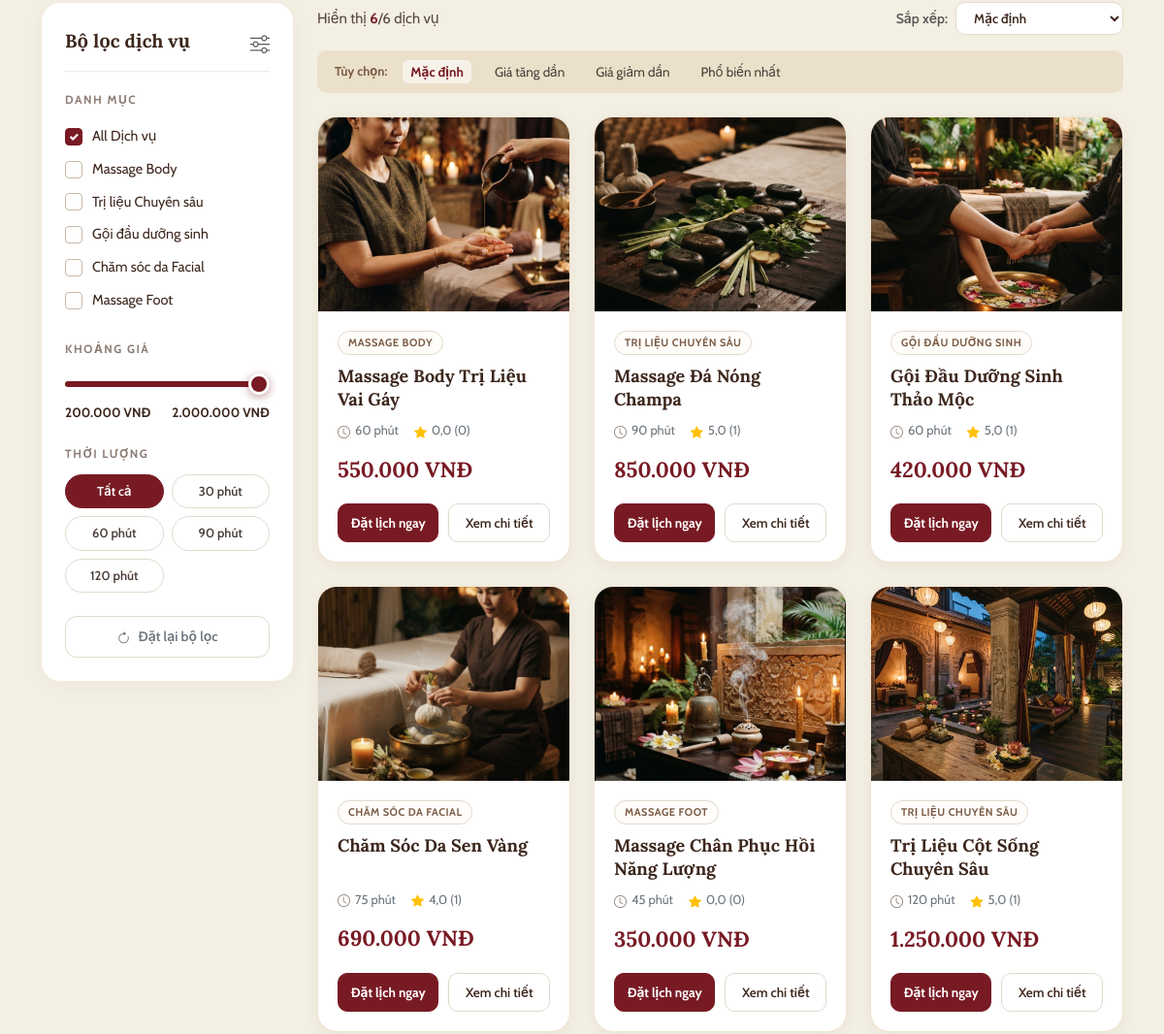
/services/ (middle part), run on an earlier commit of the app's database.
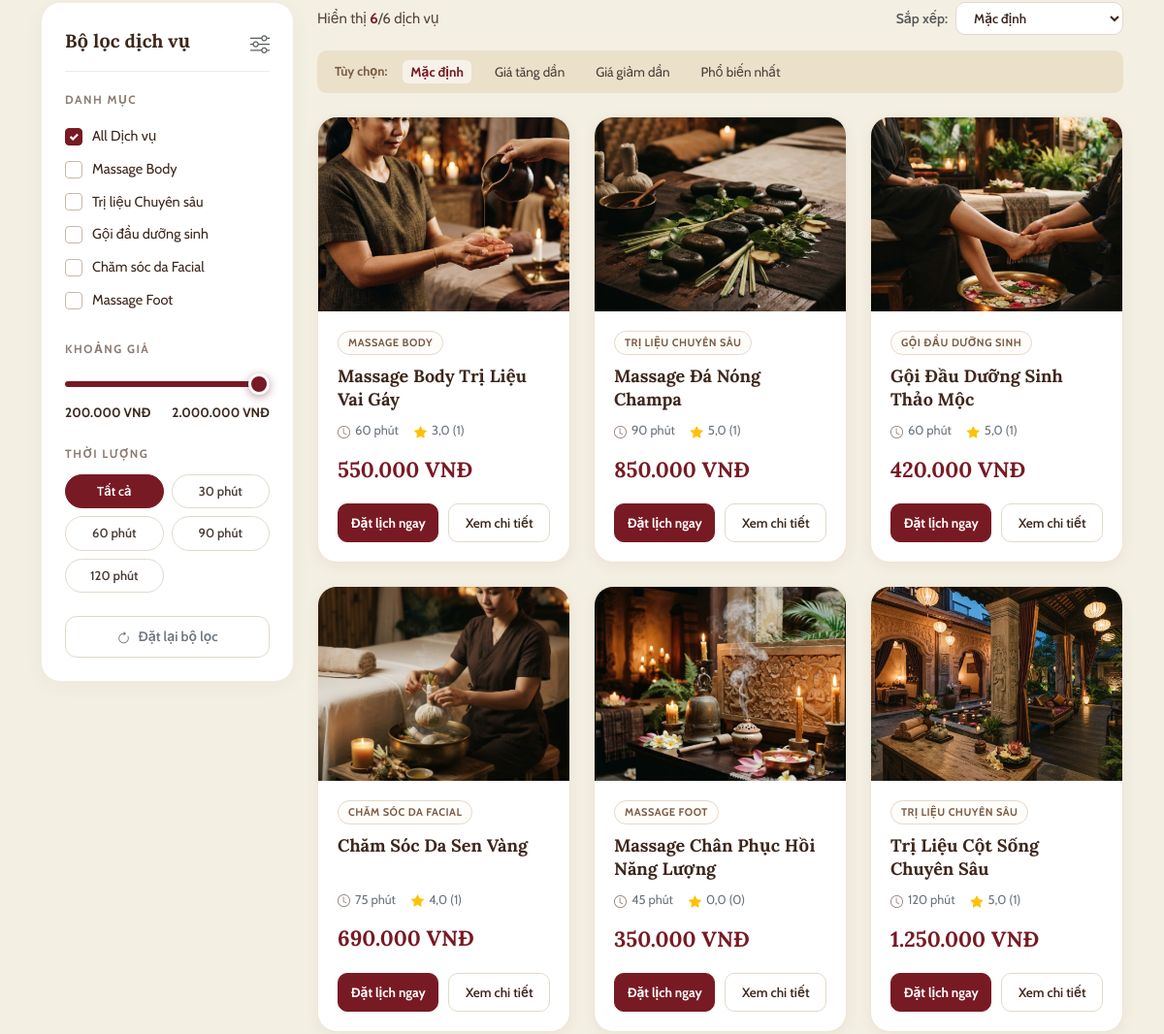
And on a later commit of the database.
### core/models.py (models this page shows, shortened)
class Service(models.Model):
    STATUS_CHOICES = [
        ('Hoạt động', 'Hoạt động'),
        ('Ngừng hoạt động', 'Ngừng hoạt động'),
    ]
    category = models.ForeignKey(Category, on_delete=models.CASCADE, related_name='services',
                                 verbose_name="Danh mục phân loại")
    name = models.CharField(max_length=255, verbose_name="Tên dịch vụ")
    slug = models.SlugField(max_length=255, unique=True, verbose_name="Đường dẫn thân thiện (Slug)")
    thumbnail_url = models.CharField(max_length=500, null=True, blank=True, verbose_name="Đường dẫn ảnh đại diện chính")
    description = models.TextField(null=True, blank=True, verbose_name="Mô tả chi tiết liệu trình & công dụng")
    price_vnd = models.DecimalField(max_digits=15, decimal_places=2, verbose_name="Giá niêm yết (VNĐ)")
    duration_minutes = models.IntegerField(verbose_name="Thời lượng thực hiện (phút)")
    status = models.CharField(max_length=50, choices=STATUS_CHOICES, default='Hoạt động',
                              verbose_name="Trạng thái hiển thị")
    rating_avg = models.DecimalField(max_digits=2, decimal_places=1, default=0.0,
                                     verbose_name="Điểm đánh giá sao TB (1.0 - 5.0)")
    review_count = models.IntegerField(default=0, verbose_name="Tổng số lượt đánh giá")
    created_at = models.DateTimeField(auto_now_add=True, verbose_name="Thời điểm tạo dịch vụ")
    updated_at = models.DateTimeField(auto_now=True, verbose_name="Thời điểm cập nhật gần nhất")
    class Meta:
        db_table = "chamspa_service"
        verbose_name = "Dịch vụ Spa"
        verbose_name_plural = "MOD-03: 5. Dịch vụ Spa (Services)"

class Category(models.Model):
    STATUS_CHOICES = [
        ('Active', 'Hoạt động'),
        ('Inactive', 'Ẩn'),
    ]
    name = models.CharField(max_length=255, verbose_name="Tên danh mục")
    slug = models.SlugField(max_length=255, unique=True, verbose_name="Đường dẫn thân thiện (Slug)")
    status = models.CharField(max_length=50, choices=STATUS_CHOICES, default='Active', verbose_name="Trạng thái")
    created_at = models.DateTimeField(auto_now_add=True, verbose_name="Thời điểm tạo danh mục")
    updated_at = models.DateTimeField(auto_now=True, verbose_name="Thời điểm cập nhật gần nhất")
    class Meta:
        db_table = "chamspa_category"
        verbose_name = "Danh mục dịch vụ"
        verbose_name_plural = "MOD-03: 4. Danh mục dịch vụ (Categories)"

### services/views.py (the view)
# urls.py: path('', views.service_list_view, name='service_list'),
def service_list_view(request):
    categories = Category.objects.filter(status__in=['Active', 'Hoạt động']).order_by('id')
    services_qs = Service.objects.filter(status='Hoạt động').select_related('category').prefetch_related('images').order_by('id')
    min_price = 200000
    max_price = 2000000
    durations = [30, 45, 60, 75, 90, 120]
    services_list = []
    for s in services_qs:
        formatted_price = f"{int(s.price_vnd):,}".replace(',', '.') + " VNĐ"
        s.formatted_price = formatted_price
        services_list.append({
            'id': s.id,
            'name': s.name,
            'slug': s.slug,
            'category_id': s.category_id,
            'category_name': s.category.name,
            'category_slug': s.category.slug,
            'thumbnail_url': s.thumbnail_url or '/static/images/treatment_1.png',
            'price_vnd': float(s.price_vnd),
            'formatted_price': formatted_price,
            'duration_minutes': s.duration_minutes,
            'rating_avg': float(s.rating_avg),
            'review_count': s.review_count,
            'description': s.description or ''
        })
    context = {
        'categories': categories,
        'services': services_qs,
        'services_data': services_list,
        'services_json': json.dumps(services_list, ensure_ascii=False),
        'total_services': services_qs.count(),
        'min_price': min_price,
        'max_price': max_price,
        'durations': durations,
    }
    return render(request, 'services/service_list.html', context)

### templates/services/service_list.html (shortened to what the changed rows need)
{% extends "layouts/public_layout.html" %}
{% load static %}
{% block body_class %}page-services-service-list{% endblock %}
{% block content %}
<section class="services-main-wrapper">
    <div class="container">
        <div class="row g-4">
            <div class="col-lg-9">
                <div class="row row-cols-1 row-cols-md-2 row-cols-xl-3 g-4" id="servicesGrid">
                    {% for svc in services %}
                    <div class="col service-item-col" data-id="{{ svc.id }}" data-category="{{ svc.category.slug }}"
                        data-price="{{ svc.price_vnd }}" data-duration="{{ svc.duration_minutes }}">
                        <div class="service-card">
                            <div class="service-thumb-box" style="cursor: pointer;"
                                onclick="openServiceDetailModal('{{ svc.slug }}')">
                                <img src="{{ svc.thumbnail_url|default:'/static/images/treatment_1.png' }}?v=2"
                                    alt="{{ svc.name }}" class="service-thumb-img" loading="lazy">
                            </div>
                            <div class="service-card-body">
                                <div class="service-meta-top">
                                    <span class="service-category-badge">{{ svc.category.name }}</span>
                                </div>
                                <h3 class="service-name-title" title="{{ svc.name }}" style="cursor: pointer;"
                                    onclick="openServiceDetailModal('{{ svc.slug }}')">{{ svc.name }}</h3>
                                <div class="service-specs-row">
                                    <div class="service-spec-item">
                                        <i class="bi bi-clock"></i>
                                        <span>{{ svc.duration_minutes }} phút</span>
                                    </div>
                                    <div class="service-spec-item">
                                        <i class="bi bi-star-fill text-warning"></i>
                                        <span>{{ svc.rating_avg }} ({{ svc.review_count }})</span>
                                    </div>
                                </div>
                                <div class="service-price-amount">
                                    {{ svc.formatted_price|default:svc.price_vnd }}
                                </div>
                                <div class="service-actions-row">
                                    <a href="{% url 'appointment:booking' %}?service={{ svc.id }}"
                                        class="btn-card-book">
                                        Đặt lịch ngay
                                    </a>
                                    <button type="button" class="btn-card-detail" data-bs-toggle="modal"
                                        data-bs-target="#serviceDetailModal"
                                        onclick="openServiceDetailModal('{{ svc.slug }}')">
                                        Xem chi tiết
                                    </button>
                                </div>
                            </div>
                        </div>
                    </div>
                    {% endfor %}
                </div>
            </div>
        </div>
    </div>
</section>
{% endblock %}

What changed in the data, as far as the page shows it:
changed Service "550.000 VNĐ": rating_avg "0,0" → "3,0"; review_count "0" → "1"
